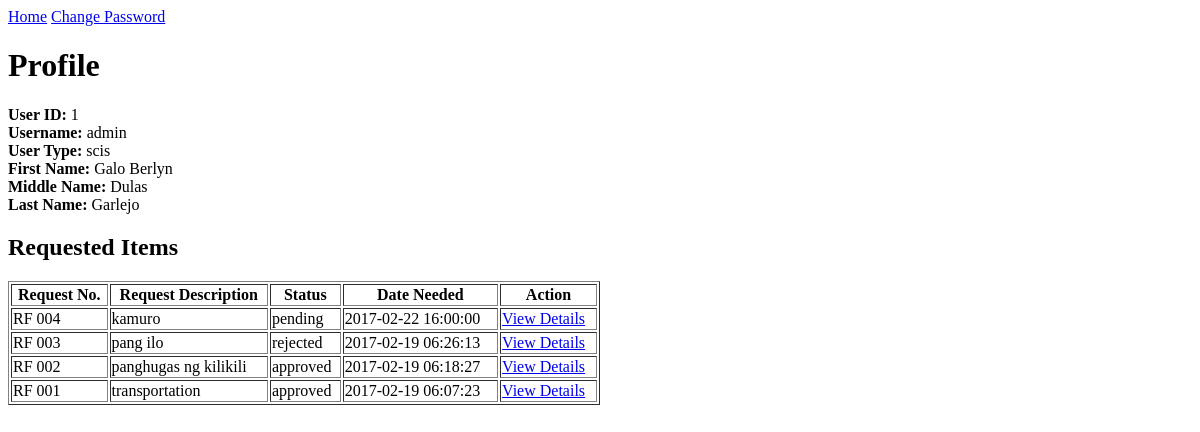
Page /request_app/dashboard/profile.php (signed in) on the earlier database version.
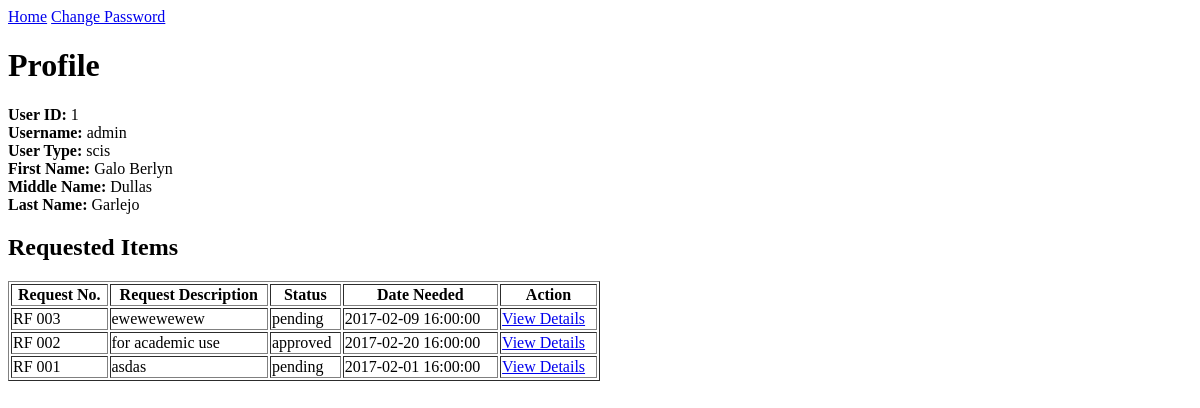
Same page on the later database version.
### tables this page shows
CREATE TABLE `user_details` (
  `id` int(11) NOT NULL,
  `user_id` int(11) NOT NULL,
  `firstname` varchar(255) NOT NULL,
  `middlename` varchar(255) NOT NULL,
  `lastname` varchar(255) NOT NULL,
  `created_at` timestamp NOT NULL,
  `updated_at` timestamp NOT NULL
);

CREATE TABLE `request_form` (
  `request_id` int(11) NOT NULL,
  `requested_by` int(11) NOT NULL COMMENT 'user.id',
  `request_status` varchar(255) NOT NULL,
  `use_of_item` text NOT NULL,
  `date_needed` timestamp NOT NULL,
  `created_at` timestamp NOT NULL,
  `updated_at` timestamp NOT NULL
);

CREATE TABLE `users` (
  `id` int(11) NOT NULL,
  `username` varchar(255) NOT NULL,
  `password` varchar(255) NOT NULL,
  `user_type` varchar(255) NOT NULL COMMENT 'scis/accounting',
  `user_status` varchar(255) NOT NULL COMMENT 'active/disabled',
  `created_at` timestamp NOT NULL,
  `updated_at` timestamp NOT NULL
);

### request_app/dashboard/profile.php (the view, shortened to what this page needs)
<!DOCTYPE html>
<html>
    <head>
    </head>
    <body>
        <?php
            include '../shared/connection.php';
            $user_id = $_SESSION['user_id'];
            $user_info = "Select users.id, username, user_type, password,firstname, middlename, lastname from users inner join user_details on users.id = user_id where users.id = '$user_id';";
            $requests = "SELECT * FROM request_form WHERE requested_by = '$user_id' ORDER BY created_at DESC";
            $requestQuery = mysqli_query($conn,$requests) or die(mysqli_error($conn));
            $user_infoQ = mysqli_query($conn,$user_info) or die(mysqli_error($conn));
        ?>
        <a href="../dashboard/home.php">Home</a>
        <a href="../dashboard/change_password.php">Change Password</a>
        <h1>Profile</h1>
        <?php
            $user = mysqli_fetch_array($user_infoQ);
            echo "<b>User ID: </b>" . $user['id'] . "<br>";
            echo "<b>Username: </b>" . $user['username'] . "<br>";
            echo "<b>User Type: </b>" . $user['user_type'] . "<br>";
            echo "<b>First Name: </b>" . $user['firstname'] . "<br>";
            echo "<b>Middle Name: </b>" . $user['middlename'] . "<br>";
            echo "<b>Last Name: </b>" . $user['lastname'] . "<br>";
        ?>
        <h2>Requested Items</h2>
        <table style="width:50%" border="1">
            <tr>
                <th>Request No.</th>
                <th>Request Description</th>
                <th>Status</th>
                <th>Date Needed</th>
                <th>Action</th>
            </tr>
        <?php
            while ($log = mysqli_fetch_array($requestQuery)) {
                echo "<tr><td> RF 00" . $log['request_id'] . "</td>";
			  	echo "<td>" . $log['use_of_item'] . "</td>";
			  	echo "<td>" . $log['request_status'] . "</td>";
			  	echo "<td>" . $log['date_needed'] . "</td>";
			  	echo "<td><a href='request_details.php?request_id=" . $log['request_id'] . "'>View Details</a></td></tr>";
            }
        ?>
        </table>
    </body>
</html>

Differences in the rows shown:
removed request_form: request_id "4", use_of_item "kamuro", request_status "pending", date_needed "2017-02-22 16:00:00"
changed user_details "Galo Berlyn": middlename "Dulas" → "Dullas"
changed request_form id 3: use_of_item "pang ilo" → "ewewewewew"; request_status "rejected" → "pending"; date_needed "2017-02-19 06:26:13" → "2017-02-09 16:00:00"
changed request_form "approved": use_of_item "panghugas ng kilikili" → "for academic use"; date_needed "2017-02-19 06:18:27" → "2017-02-20 16:00:00"
changed request_form id 1: use_of_item "transportation" → "asdas"; request_status "approved" → "pending"; date_needed "2017-02-19 06:07:23" → "2017-02-01 16:00:00"
